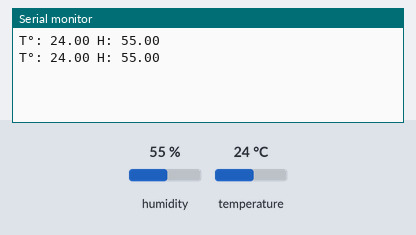
Bench run of a sketch on a simulated Arduino Uno, built with avr-gcc and run on an emulated ATmega328P. Shown: the last lines printed to the serial monitor. Inputs (shaded band) come from the test bench; at power-on: humidity 55 %, temperature 24 °C.

Above: at 2.8 s.
2.9 s: humidity set to 22 %
At 5.2 s:
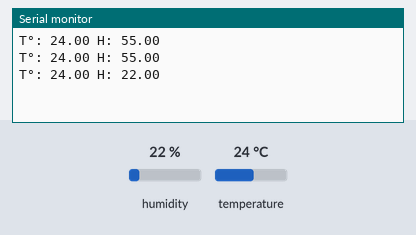
5.6 s: temperature set to 12 °C
At 7.1 s:
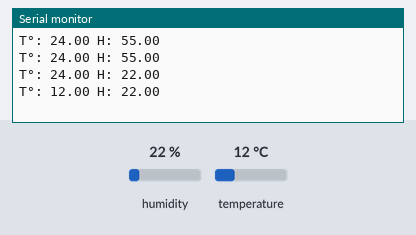
8.3 s: humidity set to 40 %
At 11.0 s:
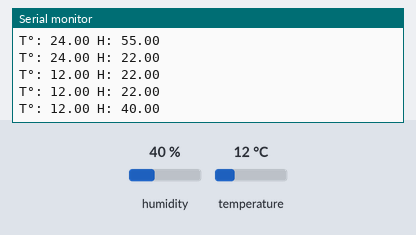
Timing chart, 0 to 12.5 s (numbered marks = the images above; inputs shaded):
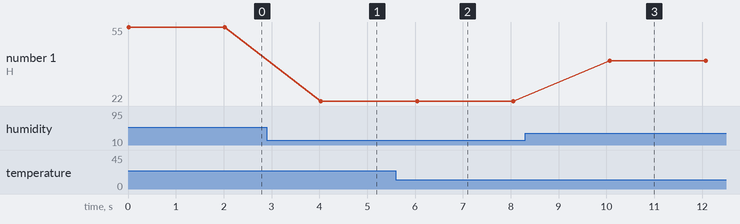

Measured:
- after the input at 2.9 s, the serial monitor: prints a new line after 1.1 s (image 1)
- after the input at 5.6 s, the serial monitor: prints a new line after 0.44 s (image 2)
- after the input at 8.3 s, the serial monitor: prints a new line after 1.8 s (image 3)
- plotted number 1: 55 → 22 after the input at 2.9 s, 22 → 40 after the input at 8.3 s

The sketch:

ex01.ino
```cpp
#include <DHTesp.h>

DHTesp dht;

const int pinDHT = 5;

void setup()
{
  dht.setup(pinDHT, DHTesp::DHT11);
  pinMode(pinDHT, INPUT);
  Serial.begin(9600);
}

void loop()
{
  TempAndHumidity TnH = dht.getTempAndHumidity();
  Serial.println("T°: " + String(TnH.temperature) + " H: " + String(TnH.humidity));
  delay(2000);
}
```
